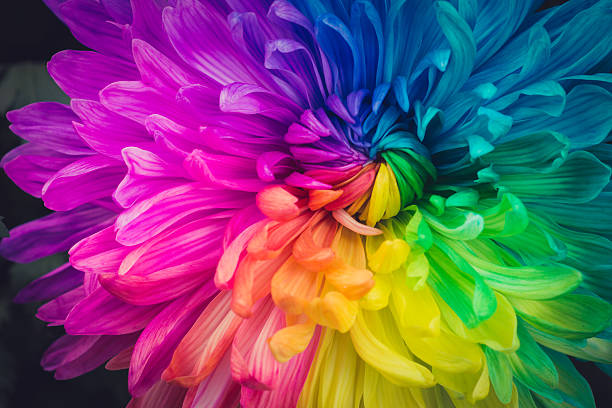
#> input picture Gi-1/foto.png, 612 x 408 px, found by its file name
$ python 4_yeniden_boyutlandir_kirp.py
#> lines starting #> are read from the running program, lines starting #| are printed output that depends on the picture
import cv2

img = cv2.imread("foto.png")
#> img is the input picture: shape (408, 612, 3); mean B, G, R 107.9, 80.3, 116
print("resim boyutu : " , img.shape)
#| resim boyutu :  (408, 612, 3)
#cv2.imshow("orijinal" , img)


img_resized = cv2.resize(img, (30,30))
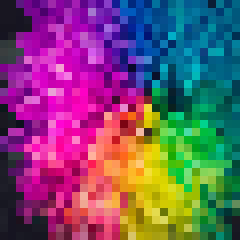
#> img_resized: shape (30, 30, 3) (shown 8 times larger); mean B, G, R 108.9, 80.5, 115.9
print("resized img shape : " ,img_resized.shape)
#| resized img shape :  (30, 30, 3)
cv2.imshow("orijinal" , img_resized)


#kırp      genişlik x  yükseklik y ekseni 0 dan girilene kadar piksel alıyor
imgcropped = img[:200   ,   0:300]
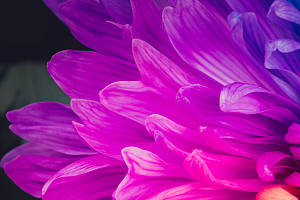
#> imgcropped: shape (200, 300, 3); mean B, G, R 156.8, 25.4, 156.4
cv2.imshow("kirpilmis resim : " , imgcropped)

cv2.waitKey(0)
cv2.destroyAllWindows()

$ run again, with Gi-1/levha.jpg saved as Gi-1/foto.png
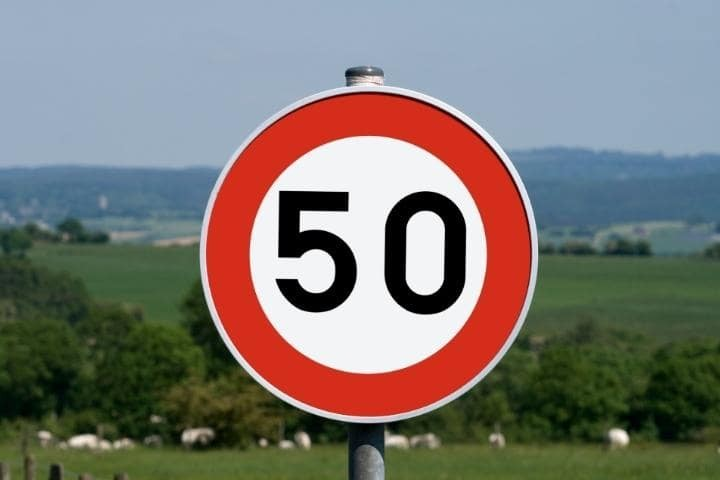
#> input picture Gi-1/levha.jpg, 720 x 480 px, found by its file name
#> img is the input picture: shape (480, 720, 3); mean B, G, R 114.3, 119.6, 123.6
#| resim boyutu :  (480, 720, 3)
#> `img_resized = cv2.resize(img, (30,30))`:
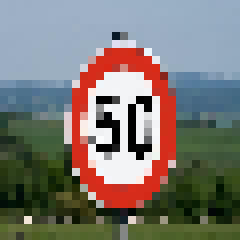
#> img_resized: shape (30, 30, 3) (shown 8 times larger); mean B, G, R 114.7, 120.1, 124
#| resized img shape :  (30, 30, 3)
#> `imgcropped = img[:200   ,   0:300]`:
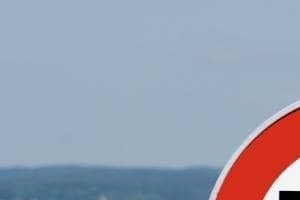
#> imgcropped: shape (200, 300, 3); mean B, G, R 178.5, 160, 152.8

$ run again, with Gi-1/manzara1.jpg saved as Gi-1/foto.png
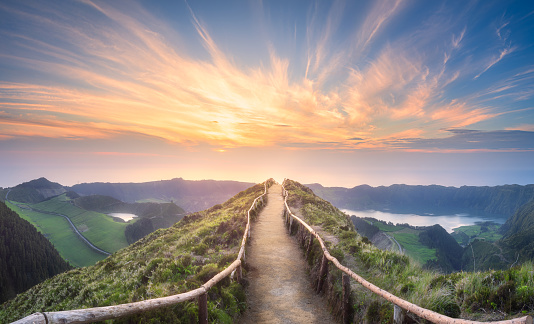
#> input picture Gi-1/manzara1.jpg, 534 x 324 px, found by its file name
#> img is the input picture: shape (324, 534, 3); mean B, G, R 133.3, 136.7, 145.2
#| resim boyutu :  (324, 534, 3)
#> `img_resized = cv2.resize(img, (30,30))`:
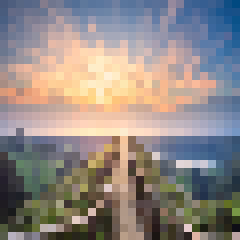
#> img_resized: shape (30, 30, 3) (shown 8 times larger); mean B, G, R 133, 136.4, 144.7
#| resized img shape :  (30, 30, 3)
#> `imgcropped = img[:200   ,   0:300]`:
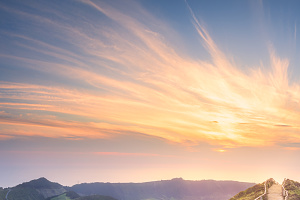
#> imgcropped: shape (200, 300, 3); mean B, G, R 160.1, 169.2, 190.4
